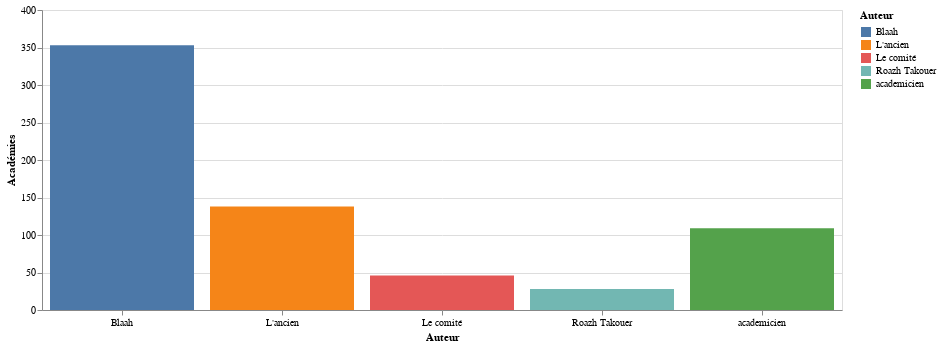

Notebook code cell kept with this figure:
### Code cell
alt.Chart(df[["Auteur", "Publications"]]).mark_bar().encode(
    x=alt.X(
        "Auteur:N",
        axis=alt.Axis(labelAngle=0)
    ),
    y=alt.Y(
        "count(Publications):Q",
        axis=alt.Axis(title="Académies")
    ),
    color="Auteur:N",
    tooltip=["Auteur", alt.Tooltip("count(Publications):Q", title="Académies")]
).properties(
    width=DEFAULT_WIDTH
)

### Figure 1 — Vega-Lite specification as saved in the notebook (floating-point values rounded to 4 significant figures; data arrays with more than 128 entries replaced by an {"elided": "..."} marker saying what was removed)
{"config": {"view": {"continuousWidth": 400, "continuousHeight": 300}}, "data": {"name": "data-d28549a8b224f0465db07af75b9ecb72"}, "mark": "bar", "encoding": {"color": {"field": "Auteur", "type": "nominal"}, "tooltip": [{"field": "Auteur", "type": "nominal"}, {"aggregate": "count", "field": "Publications", "title": "Académies", "type": "quantitative"}], "x": {"axis": {"labelAngle": 0}, "field": "Auteur", "type": "nominal"}, "y": {"aggregate": "count", "axis": {"title": "Académies"}, "field": "Publications", "type": "quantitative"}}, "width": 800, "$schema": "https://vega.github.io/schema/vega-lite/v4.17.0.json", "datasets": {"data-d28549a8b224f0465db07af75b9ecb72": {"elided": "674 records"}}}
